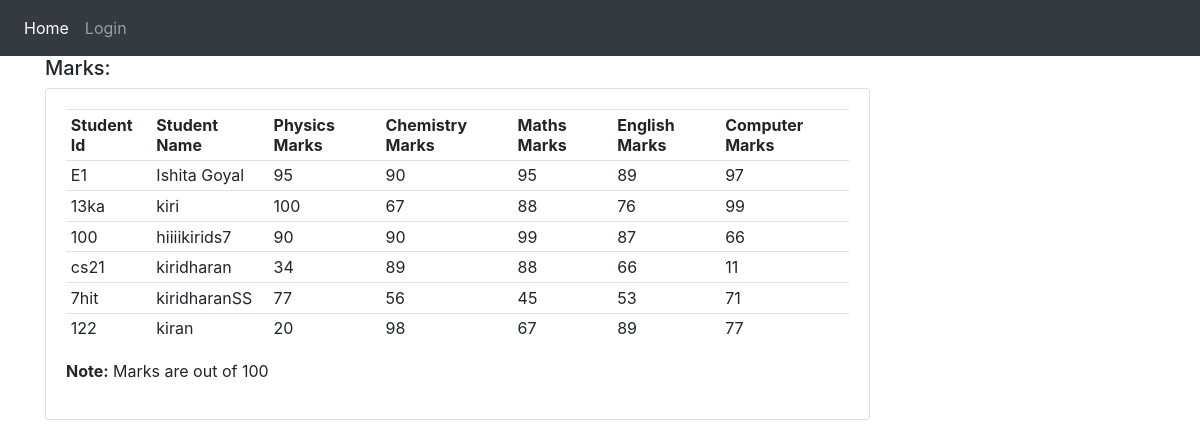
The page / on the database its author committed.
### app/models.py (models this page shows, shortened)
class Marks(models.Model):
    StudentName = models.CharField(max_length=200,null=True)
    StudentId  = models.CharField(primary_key=True,max_length=50)
    PhysicsMarks = models.IntegerField(null=True)
    ChemistryMarks  = models.IntegerField(null=True)
    MathsMarks  = models.IntegerField(null=True)
    EnglishMarks  = models.IntegerField(null=True)
    LanguageMarks  = models.IntegerField(null=True)

### app/views.py (the view)
# urls.py: 2. Add a URL to urlpatterns:  path('', views.home, name='home')
def home(request):
    marks = Marks.objects.all()
    context = {
        'marks':marks,
    }
    return render(request,'app/home.html',context)

### app/templates/app/home.html (shortened to what this page needs)
{% extends 'app/Links.html' %}
{% block content %}
<div class="container ">
<div class="row">
	<div class="col-md-9">
		<h5>Marks:</h5>
		<div class="card card-body">
			<table class="table table-sm">
				<tr>
					<th>Student Id</th>
					<th>Student Name</th>
					<th>Physics Marks</th>
                    <th>Chemistry Marks</th>
                    <th>Maths Marks</th>
                    <th>English Marks</th>
                    <th>Computer Marks</th>
				</tr>
                {% for m in marks %}
		        <tr>
                    <td>{{m.StudentId}} </td>
					<td>{{m.StudentName}} </td>
					<td>{{m.PhysicsMarks}} </td>
					<td>{{m.ChemistryMarks}} </td>
					<td>{{m.MathsMarks}} </td>
					<td>{{m.EnglishMarks}} </td>
					<td>{{m.LanguageMarks}}</td>
				</tr>
				{% endfor %}
			</table>
            <p> <b>Note:</b> Marks are out of 100</p>
		</div>
	</div>
</div>
{% endblock %}

### app/templates/app/Links.html (shortened to what this page needs)
{% load static %}
<html>
    <head>
        <link rel="stylesheet" href="https://stackpath.bootstrapcdn.com/bootstrap/4.5.0/css/bootstrap.min.css">
    </head>
    <body>
        {% include 'app/navbar.html' %}
        {% block content %}
        {% endblock %}
        <br>
    </body>
</html>

### app/templates/app/navbar.html (shortened to what this page needs)
{% load static %}
<nav class="navbar navbar-expand-lg navbar-dark bg-dark">
  <div class="collapse navbar-collapse" id="navbarNav">
    <ul class="navbar-nav">
      <li class="nav-item active">
        <a class="nav-link" href="{% url 'home' %}">Home</a>
      </li>
      <li class="nav-item">
        <a class="nav-link" href="{% url 'login' %}">Login</a>
      </li>
    </ul>
  </div>
</nav>

### rows shown on the page
Marks: StudentId "E1", StudentName "Ishita Goyal", PhysicsMarks "95", ChemistryMarks "90", MathsMarks "95", EnglishMarks "89", LanguageMarks "97"
Marks: StudentId "13ka", StudentName "kiri", PhysicsMarks "100", ChemistryMarks "67", MathsMarks "88", EnglishMarks "76", LanguageMarks "99"
Marks: StudentId "100", StudentName "hiiiikirids7", PhysicsMarks "90", ChemistryMarks "90", MathsMarks "99", EnglishMarks "87", LanguageMarks "66"
Marks: StudentId "cs21", StudentName "kiridharan", PhysicsMarks "34", ChemistryMarks "89", MathsMarks "88", EnglishMarks "66", LanguageMarks "11"
Marks: StudentId "7hit", StudentName "kiridharanSS", PhysicsMarks "77", ChemistryMarks "56", MathsMarks "45", EnglishMarks "53", LanguageMarks "71"
Marks: StudentId "122", StudentName "kiran", PhysicsMarks "20", ChemistryMarks "98", MathsMarks "67", EnglishMarks "89", LanguageMarks "77"
